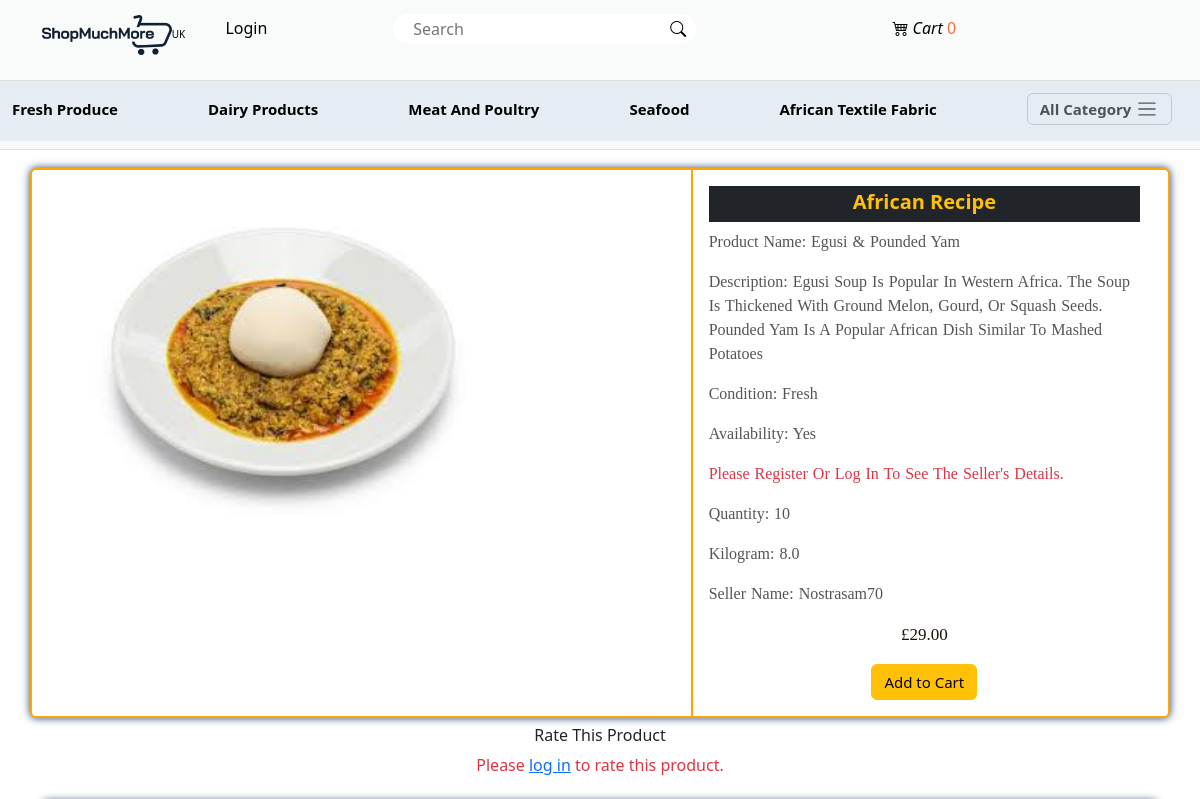
The page /detail/54/Egusi-pounded/ (upper part) on the database as committed earlier.
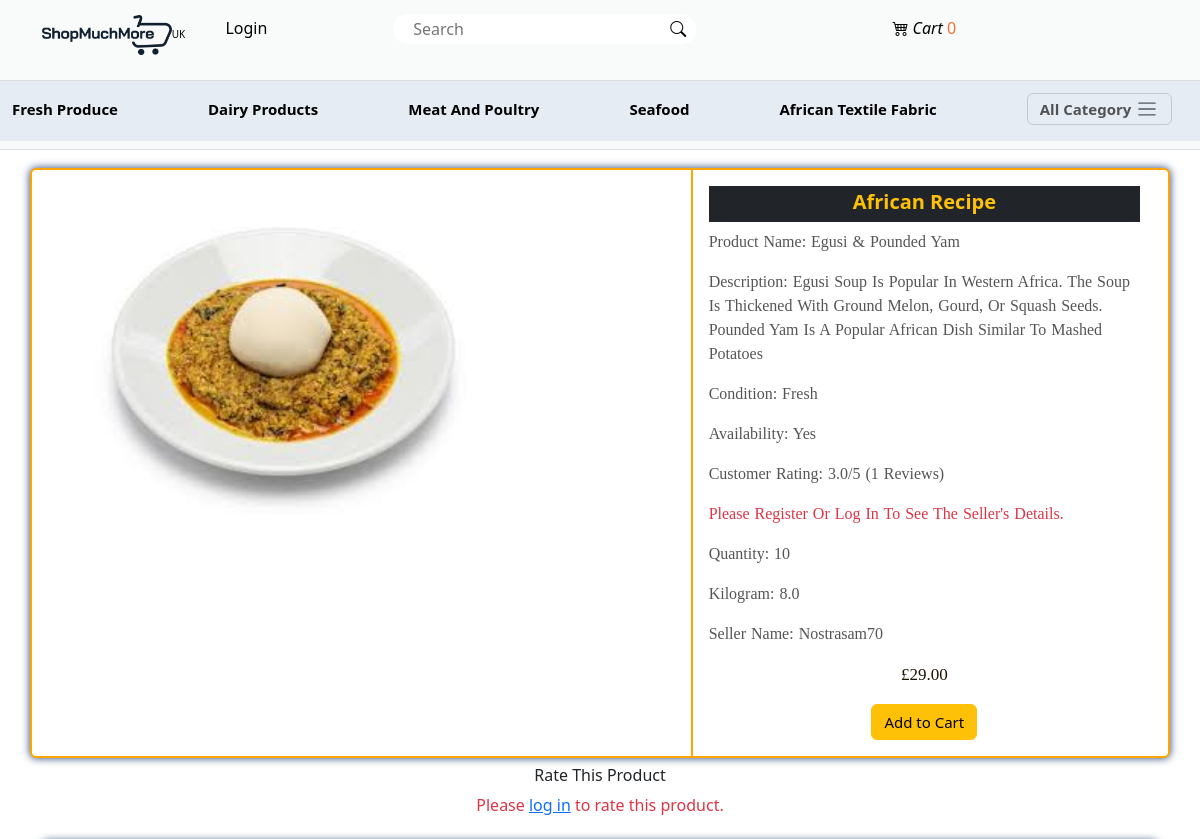
The same page on the database as committed later.
### main/models.py (models this page shows, shortened)
class Product(models.Model):
    type = models.ForeignKey(Category, on_delete=models.CASCADE)
    seller_name = models.ForeignKey(User, on_delete=models.CASCADE, limit_choices_to={'is_staff': True})  # Only staff users can be sellers
    model = models.CharField(max_length=50)
    slug = models.SlugField(unique=True)
    description = models.TextField(max_length=300, blank=True, null=True)
    condition = models.CharField(max_length=50)
    color = models.CharField(max_length=50)
    quantity = models.IntegerField()
    kilogram = models.FloatField()
    availability = models.CharField(max_length=50)
    address = models.CharField(max_length=200)
    postcode = models.CharField(max_length=100, blank=True, null=True)
    price = models.DecimalField(max_digits=10, decimal_places=2)
    promo_price = models.IntegerField(blank=True, null=True)
    telephone1 = models.CharField(max_length=50)
    telephone2 = models.CharField(max_length=50, blank=True, null=True)
    seller_name = models.CharField(max_length=100)
    website = models.CharField(max_length=50, blank=True, null=True)
    seller_email = models.CharField(max_length=50, blank=True, null=True)
    message = models.TextField(blank=True, null=True)
    carimg = models.ImageField(upload_to='carimg')
    uploaded_at = models.DateTimeField(auto_now_add=True)
    updated_at = models.DateTimeField(auto_now=True)
    rating_value = models.FloatField(default=0.0)
    rating_count = models.PositiveIntegerField(default=0)
    is_vat_exempt = models.BooleanField(default=False, help_text="Select if this product is VAT exempt (0%).")
    total_views = models.PositiveIntegerField(default=0)  # Total views for the product
    total_customers = models.PositiveIntegerField(default=1)  # Total unique customers for the product, default is 1 to avoid division by zero
    ingredients = models.TextField()
    instructions = models.TextField()

class Category(models.Model):
    brand = models.CharField(max_length=50)
    slug = models.SlugField(unique=True)
    description = models.TextField()
    pix = models.ImageField(upload_to='pix')
    def __str__(self):
        return self.brand

### main/views.py (the view)
# urls.py: path('detail/<int:id>/<slug:slug>/', views.detail, name='detail'),
def detail(request, id, slug):
    merchant_det = get_object_or_404(Product, pk=id, slug=slug)
    similar_products = Product.objects.filter(type=merchant_det.type).exclude(id=id).order_by('?')[:5]  # Randomly limiting to 5 similar products
    context = {
        'merchant_det': merchant_det,
        'similar_products': similar_products,
    }
    return render(request, 'detail.html', context)

### main/context_processor.py (called while the page is built)
def slick(request):
    info = AppInfo.objects.get(pk=1)
    categ = Category.objects.all()
    categs = FeatureItem.objects.all()
    context = {
        'info':info,
        'categ':categ,
        'categs':categs,
    }
    return context

def cart_total_quantity(request):
    if request.user.is_authenticated:
        total_quantity = Cart.objects.filter(user=request.user, paid=False).aggregate(total_quantity=Sum('quantity'))['total_quantity'] or 0
    else:
        total_quantity = 0
    return {'total_quantity': total_quantity}

### main/templates/detail.html (shortened to what this page needs)
{% extends 'base.html' %}
{% block header %}
  {% include 'header.html' %}
{% endblock header %}
{% block content %}
<div class="card container mb-2 mt-5 detail">
  <div class="row g-0 detrow">
    <div class="col-12 col-md-7 det">
      <div class="zoom-container">
        <img src="{{merchant_det.carimg.url}}" class="img-fluid rounded-start zoom-img" alt="...">
      </div>
    </div>
    <div class="col-12 col-md-5 detinfo">
      <div class="card-body">
        <h5 class="card-title text-center pb-2 pt-1 text-warning bg-dark">{{merchant_det.type|title}}</h5>
        <p class="card-text"><span>Product Name:</span> {{merchant_det.model}}</p>
        <p class="card-text"><span>Description:</span> {{merchant_det.description}}</p>
        <p class="card-text"><span>Condition:</span> {{merchant_det.condition}}</p>
        <p class="card-text"><span>Availability:</span> {{merchant_det.availability}}</p>
        {% if merchant_det.rating_value %}
          <p class="card-text"><span>Customer Rating:</span> {{merchant_det.rating_value}}/5 ({{merchant_det.rating_count}} reviews)</p>
        {% endif %}
        {% if user.is_authenticated %}
          <p class="card-text"><span>Seller Telephone 1:</span> {{merchant_det.telephone1}}</p>
          <p class="card-text"><span>Seller Telephone 2:</span> {{merchant_det.telephone2}}</p>
          <p class="card-text"><span>Seller Address:</span> {{merchant_det.address}}</p>
          <p class="card-text"><span>Postcode:</span> {{merchant_det.postcode}}</p>
        {% else %}
          <p class="card-text text-danger">Please Register or log in to see the seller's details.</p>
        {% endif %}
        <p class="card-text"><span>Quantity:</span> {{merchant_det.quantity}}</p>
        <p class="card-text"><span>Kilogram:</span> {{merchant_det.kilogram}}</p>
        <p class="card-text"><span>Seller Name:</span> {{merchant_det.seller_name}}</p>
        <div class="text-center but">
          <p>£{{merchant_det.price}}</p>
          <form action="{% url 'add_to_cart' %}" method="POST">
            <button type="submit" class="btn btn-warning">Add to Cart</button>
          </form>
        </div>
      </div>
    </div>
  </div>
</div>
<h6 class="text-center">Rate This Product</h6>
{% if user.is_authenticated %}
<form action="{% url 'submit_rating' merchant_det.id %}" method="POST">
  {% csrf_token %}
  <div class="star-rating">
    <input type="radio" name="rating" value="5" id="5"><label for="5">☆</label>
    <input type="radio" name="rating" value="4" id="4"><label for="4">☆</label>
    <input type="radio" name="rating" value="3" id="3"><label for="3">☆</label>
    <input type="radio" name="rating" value="2" id="2"><label for="2">☆</label>
    <input type="radio" name="rating" value="1" id="1"><label for="1">☆</label>
  </div>
  <div>
    <button type="submit" class="btn btn-warning mt-2 star-rating2">Submit Rating</button>
  </div>
</form>
{% else %}
  <p class="text-danger text-center">Please <a href="{% url 'signin' %}">log in</a> to rate this product.</p>
{% endif %}
{% endblock content %}

Rows that differ between the two databases and show on the page:
changed Product "Egusi & Pounded Yam": rating_value (not shown) → "3.0"; rating_count (not shown) → "1"
Other text that changed with them:
text now shown: "Customer Rating: /5 ( Reviews)"
